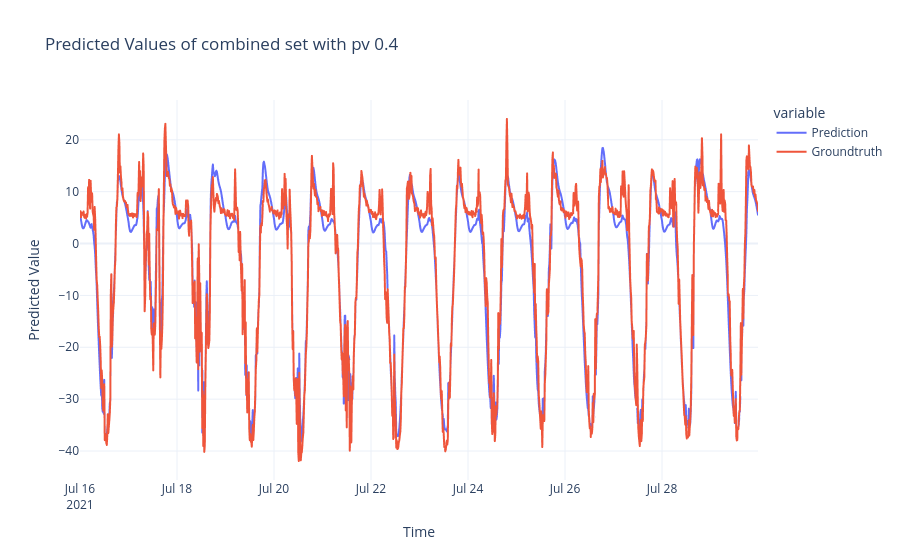

The cell this chart's notebook holds for it:
### Code cell
model_path = "./saved_runs/with_combined_pv_sizes/best_valid_model.pt"
scaling_path = "./saved_runs/with_combined_pv_sizes/scalings.json"

#initializing the model
model_combined = simpleLSTM(n_input_features=5, num_layers=4) #default n_input_features=4
model_combined.load_state_dict(torch.load(model_path,map_location=torch.device("cpu")))

#getting the scaling of first model
with open(scaling_path, 'r') as file:
    scaling_dict = json.load(file)

#initializing the test data of the model you want to compare the first to
experiment_path_to_compare = "./saved_runs/with_pv0.4"
#getting the scalings of the second test set
scaling_data_path_to_compare = os.path.join(experiment_path_to_compare,'scalings.json')
with open(scaling_data_path_to_compare, 'r') as file:
    scaling_dict_to_compare = json.load(file)


max_power = scaling_dict_to_compare['NP']['max']
min_power = scaling_dict_to_compare['NP']['min']


#loading the test data
df_test_scaled_list = []
for i in range(6): #number of months
    test_data_path = os.path.join(experiment_path_to_compare, f'test{i}_data_scaled.csv')
    df_test_scaled = pd.read_csv(test_data_path, index_col = 0)
    # Convert timestamps to datetime objects 
    datetime_index = pd.to_datetime(df_test_scaled.index)
    df_test_scaled.index = datetime_index
    df_test_scaled_list.append(df_test_scaled)

    
lookback = 96 #24 hours

test_values = df_test_scaled_list[0].values #index 0 for first month (july)
scaling_dict_testset = test_values[0]
num_test_samples = test_values.shape[0]
steps2predict = num_test_samples-lookback

groundtruth = test_values[lookback+1::, 0] # There is a + 1 shift in the inference loop
groundtruth = groundtruth * (max_power - min_power) + min_power
print("Groudtruth", groundtruth)
print(groundtruth.shape)
time = pd.Series(df_test_scaled_list[0].index)[lookback:-1]

predictions_with_pv = run_closed_loop(model_combined, test_values, lookback = lookback, future_prediction= steps2predict, use_positional_encoding="pv_const")
predictions_with_pv = predictions_with_pv * (max_power - min_power) + min_power
print("predictions:",predictions_with_pv)
print(predictions_with_pv.shape)


# start time
start_time = "2021-07-15 00:00"
freq = "15min"

# index starts at end of lookback window
index_start = 96  
date_index = pd.date_range(start=start_time, periods=len(predictions_with_pv) + index_start, freq=freq)
prediction_index = date_index[index_start:]


df = pd.DataFrame(predictions_with_pv, columns=["Prediction"], index=prediction_index)
df["Groundtruth"] = groundtruth

fig = px.line(df, x=df.index, y=["Prediction", "Groundtruth"], title="Predicted Values of combined set with pv 0.4")
fig.update_layout(
    xaxis_title="Time",
    yaxis_title="Predicted Value",
    template="plotly_white",
    hovermode="x unified"
)
fig.show()
#predictions_with_combined_pv = run_closed_loop()

### Figure 1 — Plotly figure (JSON) as saved in the notebook; plotly's stock layout.template omitted (floating-point values rounded to 4 significant figures; data arrays with more than 128 entries replaced by an {"elided": "..."} marker saying what was removed)
{"data": [{"hovertemplate": "variable=Prediction<br>index=%{x}<br>value=%{y}<extra></extra>", "legendgroup": "Prediction", "line": {"color": "#636efa", "dash": "solid"}, "marker": {"symbol": "circle"}, "mode": "lines", "name": "Prediction", "showlegend": true, "type": "scattergl", "x": {"elided": "1343 str values"}, "xaxis": "x", "y": {"elided": "1343 float values"}, "yaxis": "y"}, {"hovertemplate": "variable=Groundtruth<br>index=%{x}<br>value=%{y}<extra></extra>", "legendgroup": "Groundtruth", "line": {"color": "#EF553B", "dash": "solid"}, "marker": {"symbol": "circle"}, "mode": "lines", "name": "Groundtruth", "showlegend": true, "type": "scattergl", "x": {"elided": "1343 str values"}, "xaxis": "x", "y": {"elided": "1343 float values"}, "yaxis": "y"}], "layout": {"hovermode": "x unified", "legend": {"title": {"text": "variable"}, "tracegroupgap": 0}, "title": {"text": "Predicted Values of combined set with pv 0.4"}, "xaxis": {"anchor": "y", "domain": [0, 1], "title": {"text": "Time"}}, "yaxis": {"anchor": "x", "domain": [0, 1], "title": {"text": "Predicted Value"}}}}
